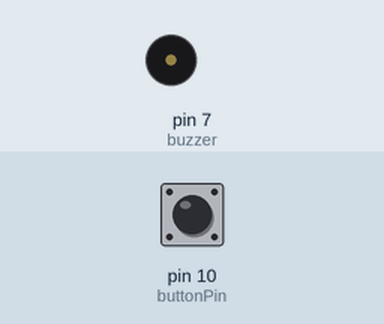
Bench run of a program on a simulated Arduino Uno, built with avr-gcc and run on an emulated ATmega328P. On the bench: buzzer (waves = sounding). Inputs (shaded band) come from the test bench; at power-on: pin 10 (buttonPin) LOW.

Above: at 1.2 s.
1.3 s: pin 10 (buttonPin) pulled HIGH for 0.15 s
At 1.4 s:
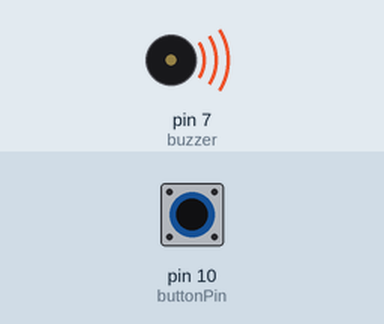
3.0 s: pin 10 (buttonPin) pulled HIGH for 3.2 s
At 7.2 s:
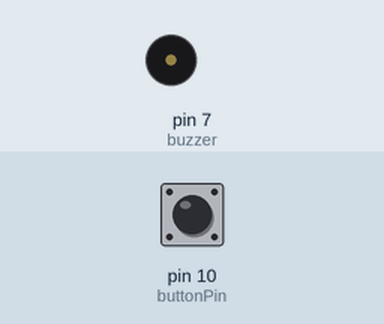
Timing chart, 0 to 8.7 s (numbered marks = the images above; inputs shaded):
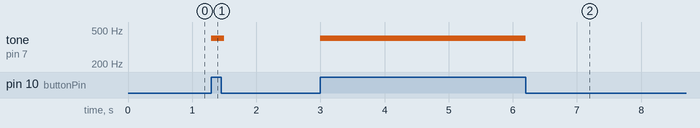

The program:

main.cpp
```cpp
/* fonctionnement d'un buzzer
fevrier 2017
matériel :
1 buzzer
1 bouton poussoir

Objectif : Si on appye sur bouton , le buzzer se déclenche

*/
// on n'oublie pas cette library
#include <Arduino.h>

int buzzer=7;            // on definit le pin 7  de l'Arduino pour le buzzer
const int buttonPin =10; // on definit le pin 10 pour le bouton d'appel !

// =========================== SETUP ===========================
void setup(){
pinMode(buzzer,OUTPUT);                    //la broche 7 digital en OUTPUT

// vitesse de transmission des données
Serial.begin(9600);
// on definit l'état INPUT de la broche 10 en entrée du bouton poussoir
pinMode(buttonPin,INPUT);

} // fin du setup

// On définit le sous programme buzzer
void lancebuzzer(){
tone(buzzer, 400);
}

void loop(){
//lecture de l'état du bouton et stockage dans etatBouton
boolean etatBouton = digitalRead(buttonPin);
//test des conditions
if (etatBouton==HIGH)            //test si bouton appuyé
{
lancebuzzer();                   // on allume le buzzer
}
if (etatBouton==LOW)            //test si bouton levé
{
noTone(buzzer);                 // on eteint le buzzer
}
delay(100); //petite attente
} // fin du loop
```

Measured:
- after the input at 1.3 s, tone on pin 7 (buzzer): silent → 400 Hz at once, → silent 0.20 s later
- after the input at 3.0 s, tone on pin 7 (buzzer): silent → 400 Hz at once, → silent 3.2 s later
